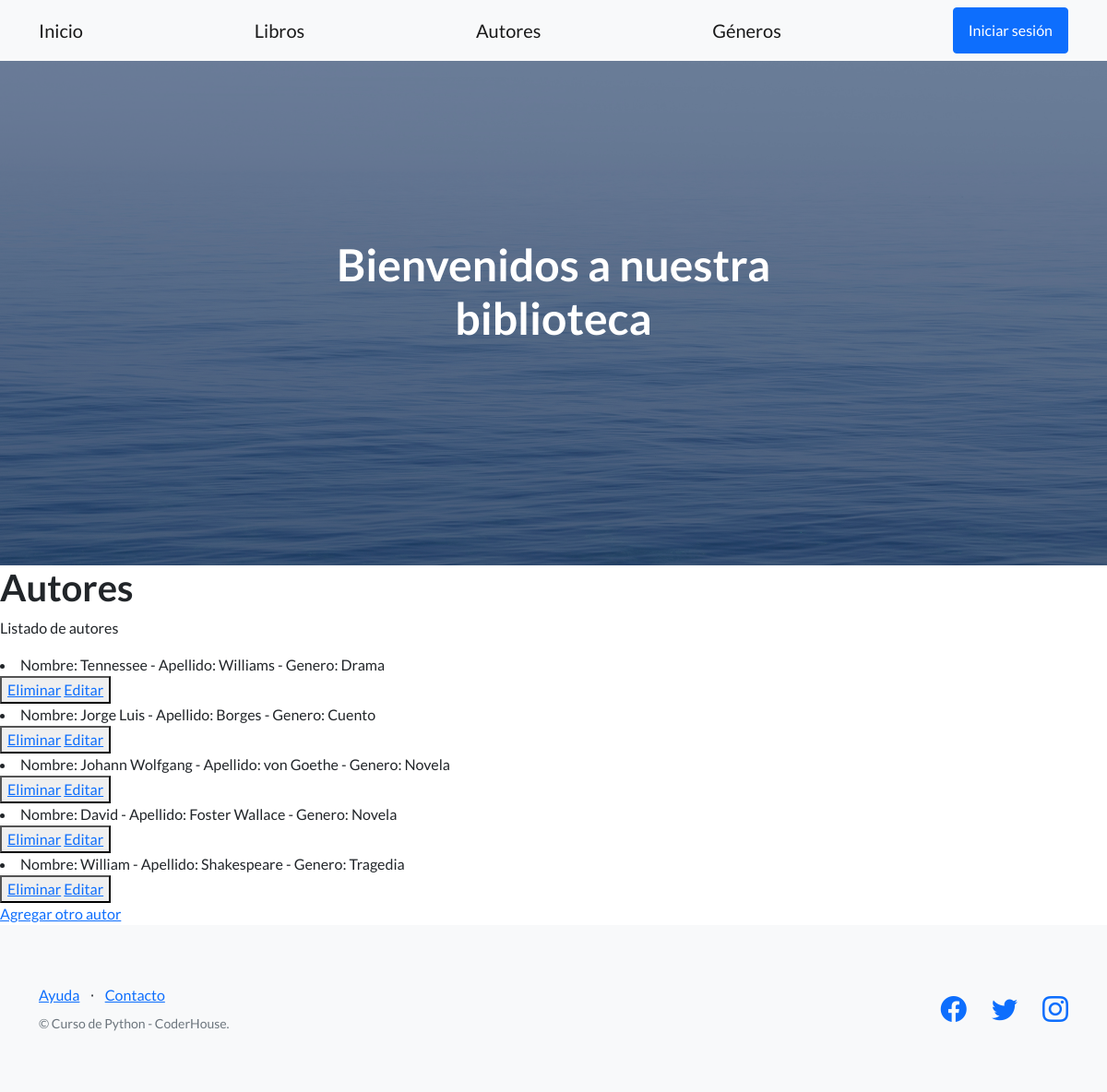
Before: /autores with the older database file.
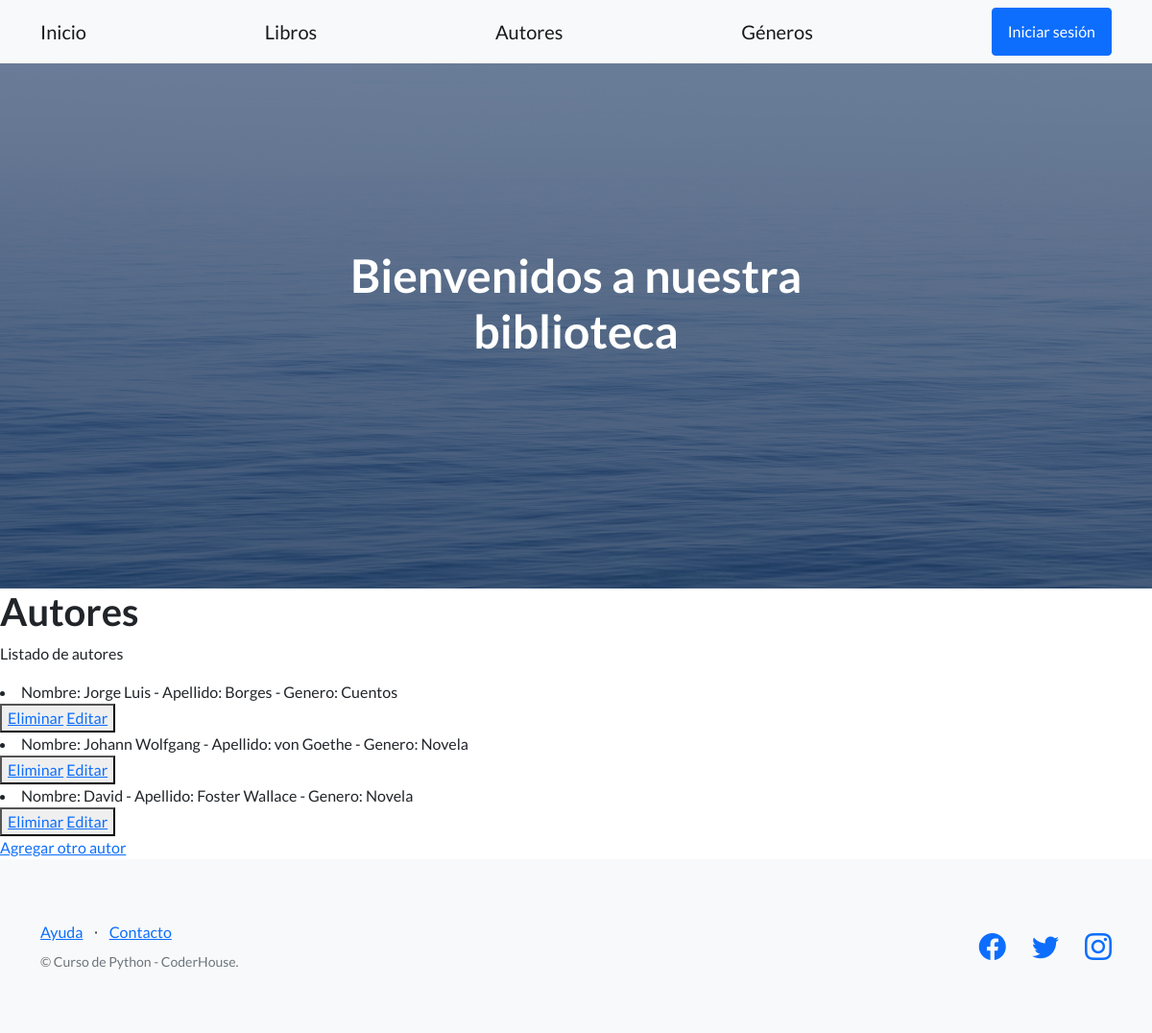
After: the same page with the newer database file.
### AppCoder/models.py (models this page shows)
class Autor(models.Model):
    nombre= models.CharField(max_length=30)
    apellido= models.CharField(max_length=30)
    genero= models.CharField(max_length=40)
    def __str__(self):
        return f"Nombre: {self.nombre} - Apellido: {self.apellido} - Genero: {self.genero}"

### AppCoder/views.py (the view)
# urls.py: path('autores', views.autores, name='Autores'),
def autores(request):
    autores = Autor.objects.all()
    contexto= {"autores":autores}
    return render(request, "AppCoder/autores.html",contexto)

### AppCoder/templates/AppCoder/autores.html (shortened to what this page needs)
{% extends "AppCoder/padre.html" %}
{% load static %}
{% block contenidoQueCambia %}
<h1>Autores</h1>
<p>Listado de autores</p>
<!DOCTYPE html>
<html lang="en">
    <head>
    </head>
    <body>
        <body>
            {% for a in autores %}
            <li>{{a}}</li>
            <button>
                <a href="{% url 'EliminarAutor' a.nombre %}"> Eliminar</a>
                <a href="{% url 'EditarAutor' a.nombre %}"> Editar</a>
            </button>
            {% endfor %}
            <br><a href="{% url 'AutorFormulario'%}">Agregar otro autor
        </body>
    </body>
    </html>
{% endblock %}

Changed rows visible on the page:
removed Autor: nombre+apellido+genero "Nombre: Tennessee - Apellido: Williams - Genero: Drama"
removed Autor: nombre+apellido+genero "Nombre: William - Apellido: Shakespeare - Genero: Tragedia"
changed Autor: nombre+apellido+genero "Nombre: Jorge Luis - Apellido: Borges - Genero: Cuento" → "Nombre: Jorge Luis - Apellido: Borges - Genero: Cuentos"
